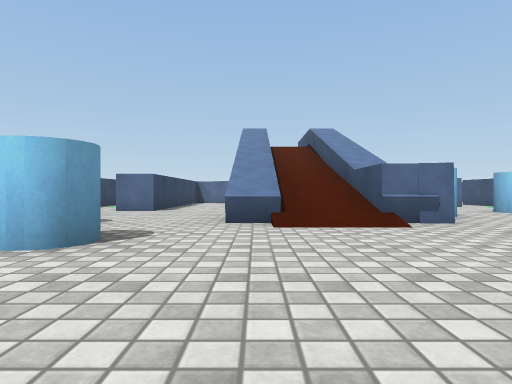
[1] (above)

21 first-person views from a walk through a 3-D level made in the Unity game engine. The camera is 0.51 m above the floor, looks level and sees 75° across. The floor is counted in squares, 1 m on a side. Each view is taken from the middle of a square. On the plan, view 1 faces up. The plan holds only what a view shows up to about 9 squares ahead; the rest is blank. Surface patterns are stand-ins for the level's own textures.

[2]
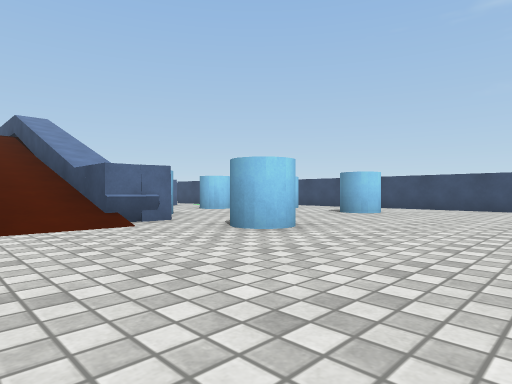

[3]
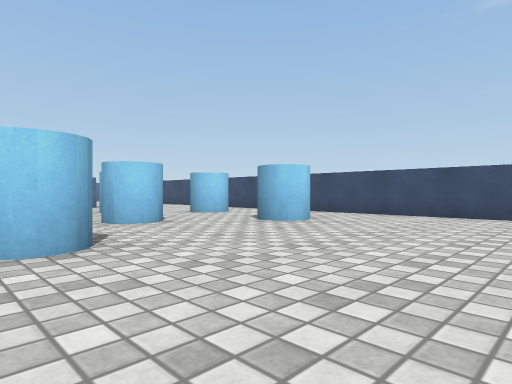

[4]
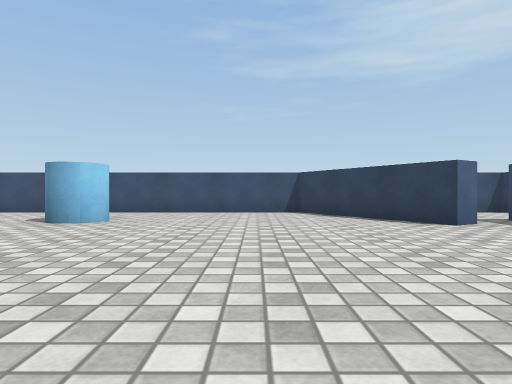

[5]
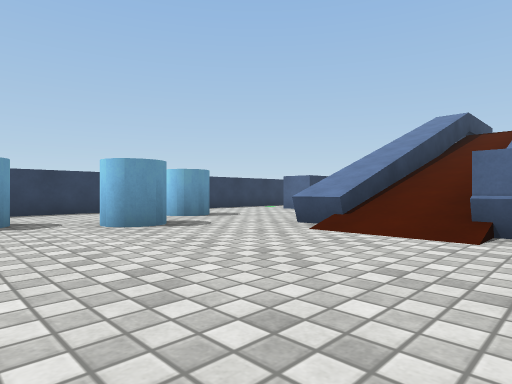

[6]
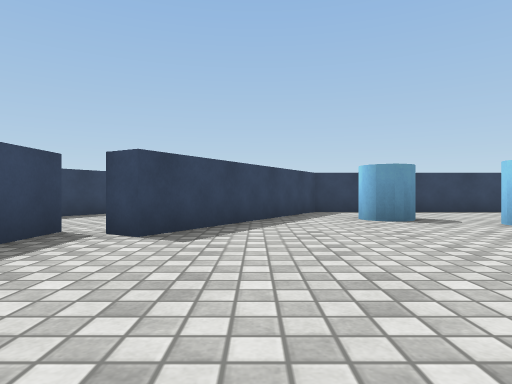

[7]
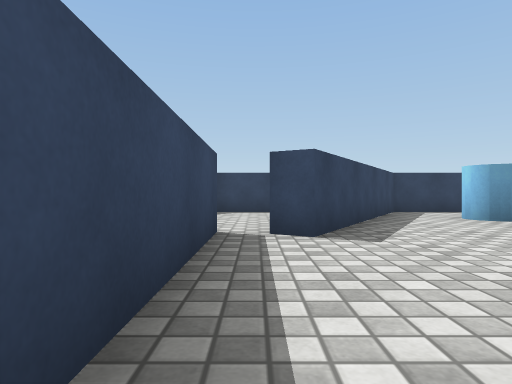

[8]
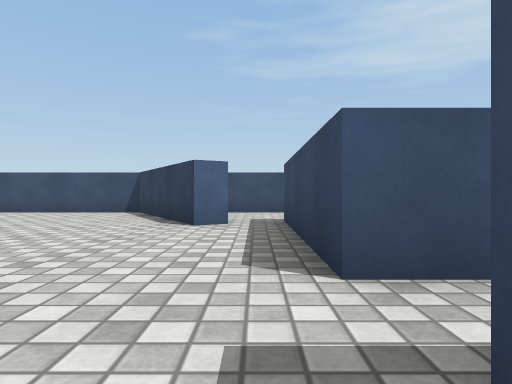

[9]
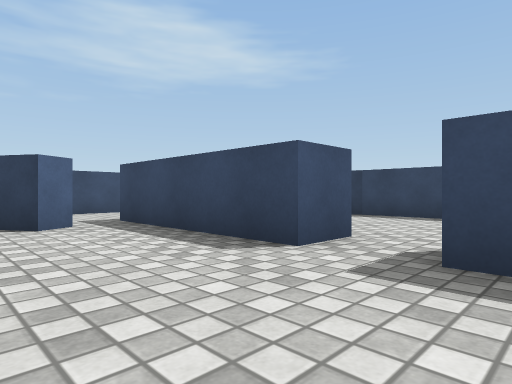

[10]
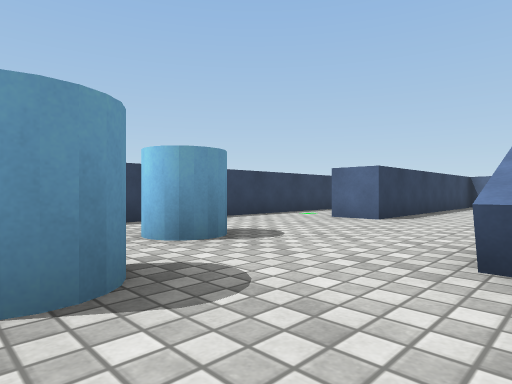

[11]
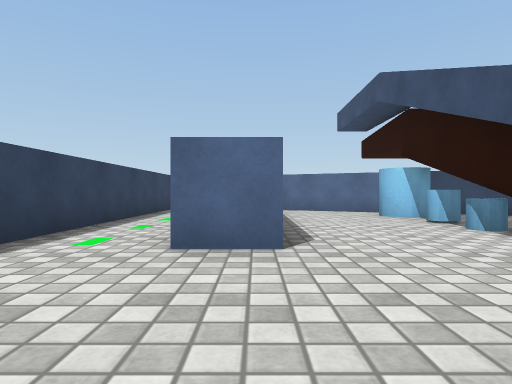

[12]
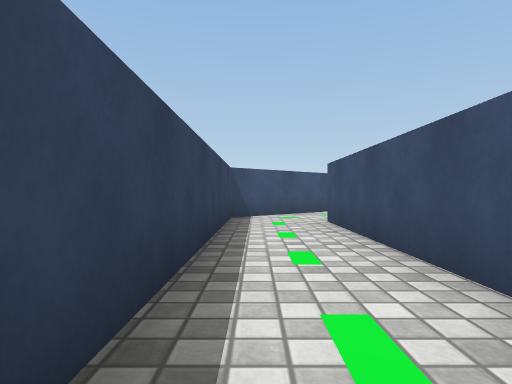

[13]
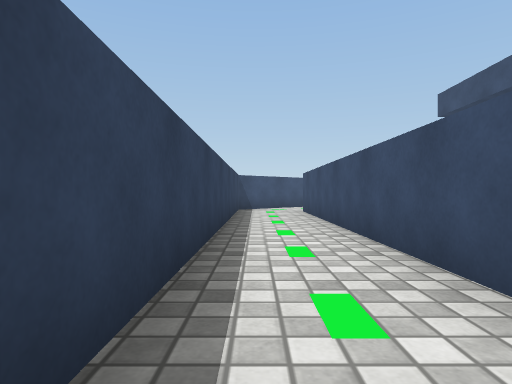

[14]
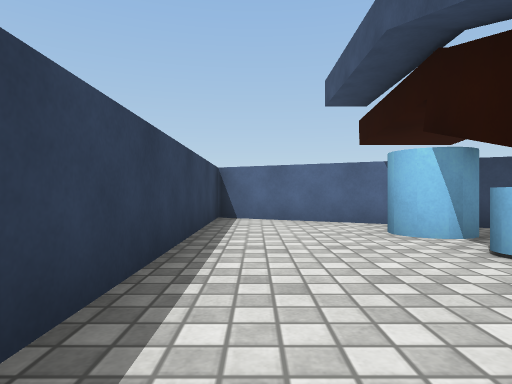

[15]
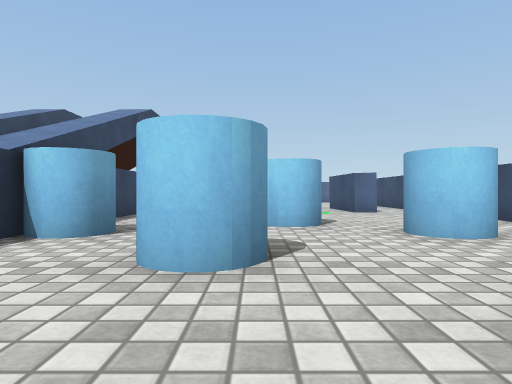

[16]
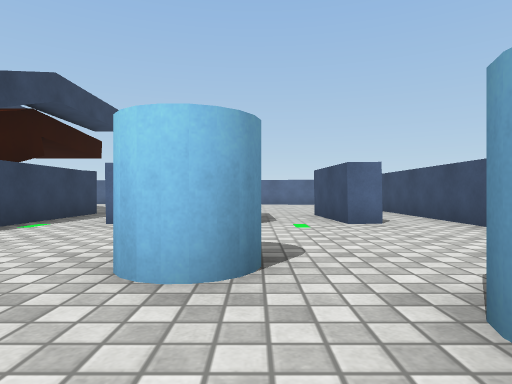

[17]
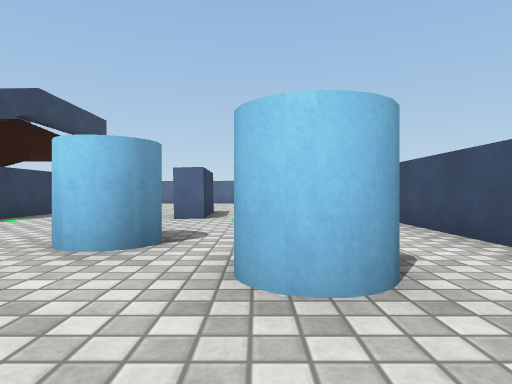

[18]
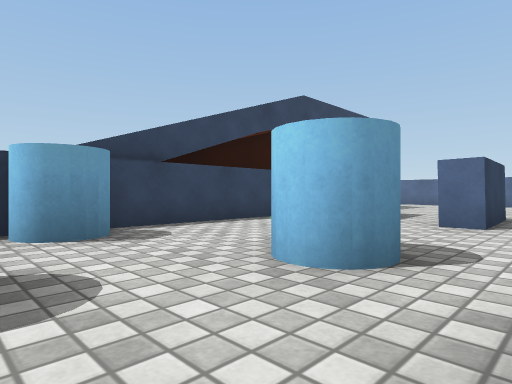

[19]
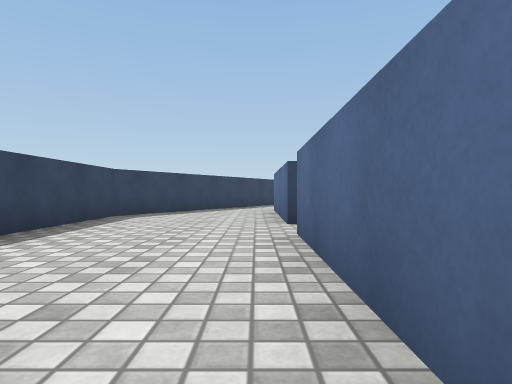

[20]
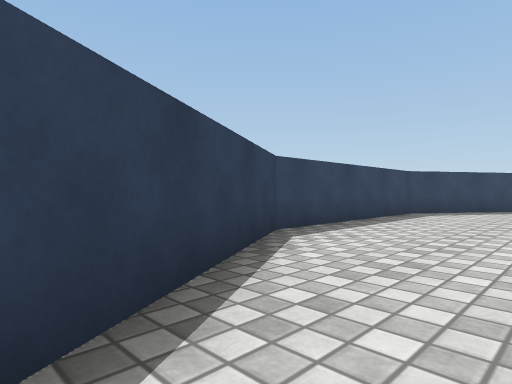

[21]
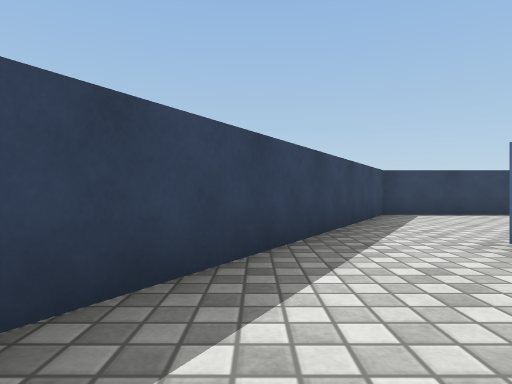

### Floor plan
Key: @ floor where view 1 was taken; # wall or solid block; x gap in a wall; . floor; / step, stairs or slope; = window, fence, low wall or low ledge; ^ raised ledge; C cylinder.
Columns run from 6 left of view 1 to 11 right of it. Each row starts with its distance up from view 1.
 20   ##
 19  ##.
 18 ##.
 17 #..
 16 #.####
 15 #.##.###     ..  #
 14 #.##...###  ... .#
 13 #.##..CC##. .#.#.#
 12 #.##..C=##.#.#.#.#
 11 #.##..C/##.......#
 10 #.##..#/^#.......#
  9 #.##..#/^#...C...#
  8 #.....^/^#..CC...#
  7 #.....=/^#C...CC.#
  6 #.....^/^#.CC....#
  5 #.CC..///...C....#
  4 #...C....CC...C..#
  3 #...C.....C......#
  2 #..C.............#
  1 #.CC.............#
  0 ###...@.........##
 -1 #.###.........###
 -2 #...##........#  #
 -3 #....x...........#
 -4 #....####.####...#
 -5 ###..............#
 -6   ###..........#
 -7     ##.......###
 -8      #########

Where each view was taken, in squares from view 1:
view 1: 0 up, 0 right, facing up
view 2: 0 up, 0 right, facing up-right
view 3: 0 up, 3 right, facing up-right
view 4: 1 up, 2 right, facing right
view 5: 1 up, 3 right, facing up-left
view 6: 1 down, 3 right, facing left
view 7: 3 down, 3 right, facing left
view 8: 3 down, 2 right, facing right
view 9: 1 down, 2 right, facing down-right
view 10: 3 up, 0 right, facing up-left
view 11: 6 up, 3 left, facing up
view 12: 11 up, 5 left, facing up
view 13: 8 up, 5 left, facing up
view 14: 9 up, 2 left, facing up
view 15: 3 up, 6 right, facing up
view 16: 6 up, 7 right, facing up
view 17: 5 up, 8 right, facing up
view 18: 6 up, 8 right, facing up-left
view 19: 5 down, 8 right, facing left
view 20: 5 down, 9 right, facing down-left
view 21: 7 down, 2 right, facing left
